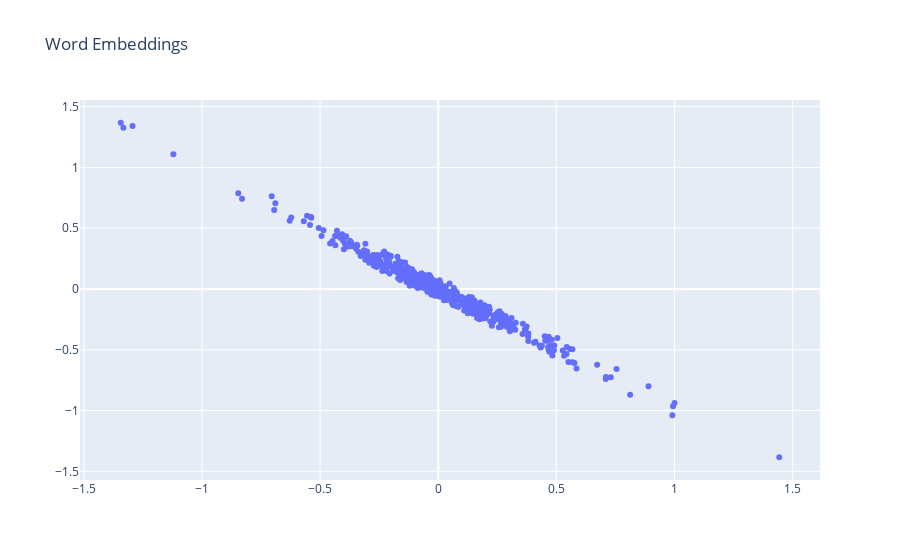

This figure's notebook cell:
### Markdown cell above
Now we'll use a fancy plotting tool called *plotly* to show the embeddings with hovertext so you can move your mouse over the points to see the corresponding tokens.

### Code cell
def plot_2d_embeddings(embeddings, id_start=1, count=100):
    # Get 1st and 2nd embedding dims for the desired tokens.
    x1 = embeddings[id_start : id_start + count, 0]
    x2 = embeddings[id_start : id_start + count, 1]

    # Get the corresponding words from the reverse index (for labeling).
    tokens = [reverse_index[i] for i in range(id_start, id_start + count)]

    # Plot with the plotly library.
    data = plotly.Scatter(
        x=x1,
        y=x2,
        text=tokens,
        mode="markers",
        textposition="bottom left",
        hoverinfo="text",
    )
    fig = plotly.Figure(
        data=[data], layout=plotly.Layout(title="Word Embeddings", hovermode="closest")
    )
    fig.show()


# Very frequent tokens tend to be more syntactic than semantic, so let's plot
# some rarer words.
plot_2d_embeddings(embeddings, id_start=500, count=500)

### Figure 1 — Plotly figure (JSON) as saved in the notebook; plotly's stock layout.template omitted (floating-point values rounded to 4 significant figures; data arrays with more than 128 entries replaced by an {"elided": "..."} marker saying what was removed)
{"data": [{"hoverinfo": "text", "mode": "markers", "text": {"elided": "500 str values"}, "textposition": "bottom left", "type": "scatter", "x": {"elided": "500 float values"}, "y": {"elided": "500 float values"}}], "layout": {"hovermode": "closest", "title": {"text": "Word Embeddings"}}}
